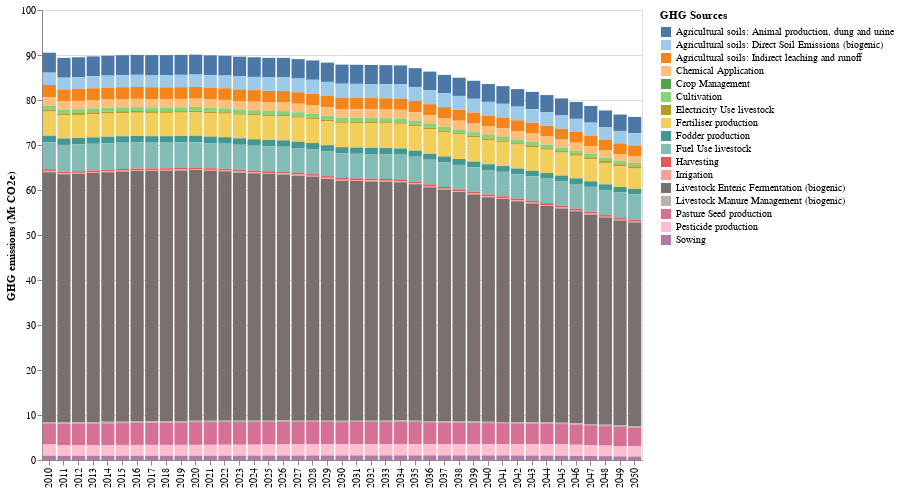

Notebook cell for this chart:
### Markdown cell above
### Emission by CO2 sources

### Code cell
# HIDE CODE
# get the df and plot
GHG_sources_df,GHG_sources_plot = ag_lucc_GHG.plot_GHG_sources()
GHG_sources_plot

### Figure 1 — Vega-Lite specification as saved in the notebook (floating-point values rounded to 4 significant figures; data arrays with more than 128 entries replaced by an {"elided": "..."} marker saying what was removed)
{"config": {"view": {"continuousWidth": 300, "continuousHeight": 300}, "legend": {"labelLimit": 0}}, "layer": [{"mark": {"type": "bar"}, "encoding": {"color": {"field": "Sources", "legend": {"title": "GHG Sources"}, "scale": {"scheme": "tableau20"}, "type": "nominal"}, "tooltip": [{"field": "Sources", "title": "GHG Sources", "type": "nominal"}, {"field": "Quantity (Mt CO2e)", "format": ",.2f", "title": "GHG emissions (Mt CO2e)", "type": "quantitative"}], "x": {"axis": {"labelAngle": -90, "title": null}, "field": "Year", "type": "ordinal"}, "y": {"field": "Quantity (Mt CO2e)", "scale": {"reverse": false}, "title": "GHG emissions (Mt CO2e)", "type": "quantitative"}}}], "data": {"name": "data-447d2c3227fd0931659abb176523c371"}, "height": 450, "width": 600, "$schema": "https://vega.github.io/schema/vega-lite/v5.15.1.json", "datasets": {"data-447d2c3227fd0931659abb176523c371": {"elided": "697 records"}}}
